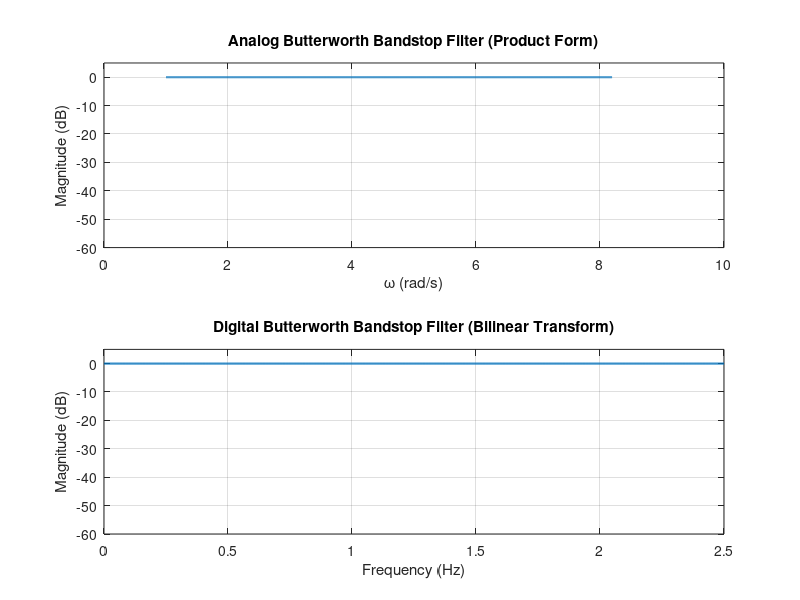

This figure's MATLAB source:
clc;
clear;

omega_p1 = input('Enter first passband edge frequency (rad/s): ');
omega_p2 = input('Enter second passband edge frequency (rad/s): ');
omega_s1 = input('Enter first stopband edge frequency (rad/s): ');
omega_s2 = input('Enter second stopband edge frequency (rad/s): ');
Ap = input('Enter passband ripple (in dB): ');
As = input('Enter stopband attenuation (in dB): ');
fs = input('Enter sampling frequency (in Hz): ');

T = 1 / fs;

omega_p1 = (2 / T) * tan(omega_p1 * T / 2);
omega_p2 = (2 / T) * tan(omega_p2 * T / 2);
omega_s1 = (2 / T) * tan(omega_s1 * T / 2);
omega_s2 = (2 / T) * tan(omega_s2 * T / 2);

pepdt = omega_p1 * omega_p2;
sepdt = omega_s1 * omega_s2;

if pepdt > sepdt
    omega_s1 = pepdt / omega_s2;
elseif pepdt < sepdt
    omega_s2 = pepdt / omega_s1;
end

omega_p = 1;
omega_s = (omega_p2 - omega_p1) / (omega_s2 - omega_s1);
BW = omega_p2 - omega_p1;

del_p = 10^(-Ap / 20);
del_s = 10^(-As / 20);

a = (1 / del_s^2) - 1;
b = (1 / del_p^2) - 1;
c = log10(omega_s / omega_p);
x = log10(sqrt(a / b)) / c;

N = 0;
while N < x
    N = N + 1;
end

omega_c = 1;

disp(['Analog Butterworth order N = ', num2str(N)]);
disp(['Analog cutoff frequency omega_c = ', num2str(omega_c)]);

w = linspace(1, omega_p2 * 1.5, 2000);
Ha = zeros(size(w));

temp = N;
while temp >= 2
    temp = temp - 2;
end

if temp == 0
    N_odd = false;
else
    N_odd = true;
end

if N_odd
    for idx = 1:length(w)
        s1 = 1j * w(idx);
        s = (BW * s1) / (s1^2 + pepdt);
        Hprod = 1;
        for k = 1:(N - 1) / 2
            bk = 2 * sin((2 * k - 1) * pi / (2 * N));
            Hprod = Hprod * (s^2 + bk * omega_c * s + omega_c^2);
        end
        Ha(idx) = abs((omega_c^N) / ((s + omega_c) * Hprod));
    end
else
    for idx = 1:length(w)
        s1 = 1j * w(idx);
        s = (BW * s1) / (s1^2 + pepdt);
        Hprod = 1;
        for k = 1:(N / 2)
            bk = 2 * sin((2 * k - 1) * pi / (2 * N));
            Hprod = Hprod * (s^2 + bk * omega_c * s + omega_c^2);
        end
        Ha(idx) = abs((omega_c^N) / Hprod);
    end
end

Nfft = 1024;
wd = linspace(0, pi, Nfft);
Hd_blt = zeros(size(wd));

for idx = 1:length(wd)
    z = exp(1j * wd(idx));
    s1 = (2 / T) * (1 - z^-1) / (1 + z^-1);
    s = (BW * s1) / (s1^2 + pepdt);
    Hprod = 1;
    for k = 1:N
        thetak = (2 * k + N - 1) * pi / (2 * N);
        ck = omega_c * exp(1j * thetak);
        Hprod = Hprod * (omega_c / (s - ck));
    end
    Hd_blt(idx) = Hprod;
end

figure;
subplot(2, 1, 1);
plot(w, 20 * log10(Ha), 'LineWidth', 1.5);
xlabel('\omega (rad/s)');
ylabel('Magnitude (dB)');
title('Analog Butterworth Bandstop Filter (Product Form)');
grid on;
ylim([-60 5]);

subplot(2, 1, 2);
fHz = wd * fs / (2 * pi);
plot(fHz, 20 * log10(abs(Hd_blt)), 'LineWidth', 1.5);
xlabel('Frequency (Hz)');
ylabel('Magnitude (dB)');
title('Digital Butterworth Bandstop Filter (Bilinear Transform)');
grid on;
ylim([-60 5]);
